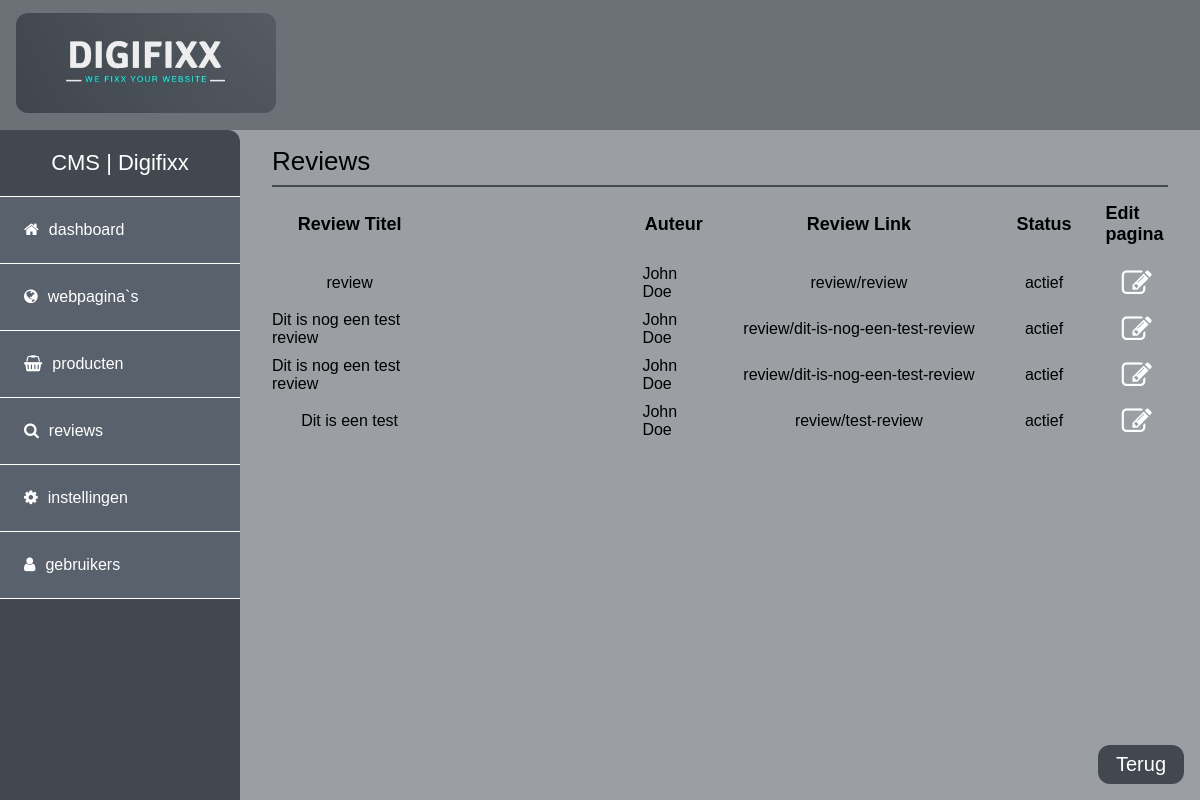
The app's page /cms/maincms.php?page=reviews (signed in) with its own data.
### tables this page shows
CREATE TABLE `digifixxcms_gebruikers` (
  `id` int(11) NOT NULL,
  `username` varchar(20) NOT NULL,
  `niveau` varchar(200) NOT NULL DEFAULT 'gebruiker',
  `email` varchar(50) NOT NULL,
  `password` char(128) NOT NULL,
  `titel` varchar(50) NOT NULL,
  `geslacht` varchar(15) NOT NULL,
  `voorletters` varchar(15) NOT NULL,
  `tussenvoegsel` varchar(20) NOT NULL,
  `achternaam` varchar(50) NOT NULL,
  `adres` varchar(50) NOT NULL,
  `postcode` varchar(7) NOT NULL,
  `plaats` varchar(50) NOT NULL,
  `telefoon` varchar(12) NOT NULL,
  `mobiel` varchar(10) NOT NULL,
  `actief` varchar(5) NOT NULL,
  `datum_invoer` datetime NOT NULL,
  `ipadres` varchar(20) NOT NULL
);

CREATE TABLE `digifixx_reviews` (
  `id` int(11) NOT NULL,
  `titel` varchar(200) NOT NULL,
  `tekst` longtext NOT NULL,
  `auteur` varchar(200) NOT NULL,
  `aantal_sterren` int(11) DEFAULT NULL,
  `paginaurl` varchar(200) NOT NULL,
  `status` varchar(200) NOT NULL DEFAULT 'niet actief'
);

### cms/php/reviews.php (the view)
<?php
$sqlReviews = $mysqli -> prepare("SELECT id, titel, auteur, paginaurl, status FROM digifixx_reviews ORDER BY id DESC") or die ($mysqli->error.__LINE__);
$sqlReviews->execute();
$sqlReviews->store_result();
$sqlReviews->bind_result($idReviews, $titelReviews, $auteurReviews, $urlReviews, $statusReviews);
?>
<section id="reviews">
    <div class="title"><?=ucfirst($_GET['page']);?></div>
    <div class="reviewTitels">
        <div class="pageTITLE">Review Titel</div>
        <div class="pageCAT">Auteur</div>
        <div class="pageURL">Review Link</div>
        <div class="pageSTATUS">Status</div>
        <div class="pageEDIT">Edit pagina</div>
    </div>
    <div id="reviews-wrapper">
        <?php
            while($sqlReviews->fetch()){
                ?>
                <div class="review">
                    <div class="pageTITLE"><?=$titelReviews;?></div>
                    <div class="pageCAT"><?=$auteurReviews;?></div>
                    <div class="pageURL"><?=$urlReviews;?></div>
                    <div class="pageSTATUS"><?=$statusReviews;?></div>
                    <div class="pageEDIT"><a href="?page=review_bewerken&id=<?=$idReviews;?>"><i class="fa fa-edit"></i></a></div>
                </div>
        <?php } ?>
    </div>
</section>

### cms/php/hoofdmenu.php (shortened to what this page needs)
<?php
$pageIsset = isset($_GET['page']);
$pageIsNotset = !isset($_GET['page']);
?>
<ul id="hoofdmenu">
    <span id="title">CMS | <?php echo ucfirst($rowUser['username']); ?></span>
        <li><a <?php if ($pageIsNotset or $pageIsset == "dashboard") { echo "class=\"active\""; } ?> href="?page=dashboard"><i class="fa fa-home"></i><span class="menu-item">dashboard</span></a></li>
    <?php if ($rowUser['niveau'] != "gebruiker") {  ?>
        <li><a <?php if ($pageIsset == "webpaginas") { echo "class=\"active\""; } ?> href="?page=webpaginas"><i class="fa fa-globe"></i><span class="menu-item">webpagina`s</span></a></li>
        <li><a <?php if ($pageIsset== "producten") { echo "class=\"active\""; } ?> href="?page=producten"><i class="fa fa-shopping-basket"></i><span class="menu-item">producten</span></a></li>
        <li><a <?php if ($pageIsset== "reviews") { echo "class=\"active\""; } ?> href="?page=reviews"><i class="fa fa-search"></i><span class="menu-item">reviews</span></a></li>
    <?php } ?>
    <?php if ($rowUser['niveau'] == "admin" || $rowUser['niveau'] == "medewerker") {  ?>
        <li><a <?php if ($pageIsset== "instellingen") { echo "class=\"active\""; } ?> href="?page=instellingen"><i class="fa fa-cog"></i><span class="menu-item">instellingen</span></a></li>
        <li><a <?php if ($pageIsset== "gebruikers") { echo "class=\"active\""; } ?> href="?page=gebruikers"><i class="fa fa-user"></i><span class="menu-item">gebruikers</span></a></li>
    <?php } ?>
</ul>

### cms/css/cmsStyle.css (style rules this page uses)
body { margin: 0 auto; scroll-behavior: smooth; font-family: "Rosario", sans-serif; }
main aside #hoofdmenu { list-style: none; padding: 0; margin: 0; }
main aside #hoofdmenu #title { display: flex; justify-content: center; align-items: center; padding: 1.25rem; font-size: 22px; color: #fff; }
main aside #hoofdmenu li { background-color: #58616c; border-top: solid 1px #fff; width: 100%; overflow: hidden; }
main aside #hoofdmenu li:last-of-type { border-bottom: solid 1px #fff; }
main aside #hoofdmenu li a { position: relative; color: #fff; text-decoration: none; display: inline-flex; gap: 10px; font-size: 16px; width: 100%; padding: 1.5rem; transition: all 0.3s; }
main article section#reviews #reviews-wrapper { display: flex; flex-direction: column; gap: 10px; height: 425px; overflow-y: scroll; }
main article section#reviews #reviews-wrapper .review { display: grid; grid-template-columns: repeat(10, minmax(0, 1fr)); grid-gap: 30px; align-items: center; justify-items: center; }
main article section#reviews #reviews-wrapper .review .pageTITLE { grid-column: span 2/span 2; }
main article section#reviews #reviews-wrapper .review .pageCAT { grid-column-start: 5; }
main article section#reviews #reviews-wrapper .review .pageURL { grid-column: span 3/span 3; }
main article section#reviews #reviews-wrapper .review .pageEDIT i { font-size: 30px; color: #fff; }
main article section#reviews .reviewTitels { display: grid; grid-template-columns: repeat(10, minmax(0, 1fr)); grid-gap: 30px; align-items: center; justify-items: center; padding-bottom: 20px; }
main article section#reviews .reviewTitels > div { font-size: 18px; font-weight: 600; }
main article section#reviews .reviewTitels .pageTITLE { grid-column: span 2/span 2; }
main article section#reviews .reviewTitels .pageCAT { grid-column-start: 5; }
main article section#reviews .reviewTitels .pageURL { grid-column: span 3/span 3; }
main article section .title { font-size: 26px; font-weight: 500; padding-bottom: 0.5rem; margin-bottom: 1rem; border-bottom: 2px solid #414850; }

### cms/maincms.php (style rules this page uses)
body { background: #41485085; }

### records on screen
digifixxcms_gebruikers: username "Digifixx"
digifixx_reviews: titel "review", auteur "John Doe", paginaurl "review/review", status "actief"
digifixx_reviews: titel "Dit is nog een test review", auteur "John Doe", paginaurl "review/dit-is-nog-een-test-review", status "actief"
digifixx_reviews: titel "Dit is nog een test review", auteur "John Doe", paginaurl "review/dit-is-nog-een-test-review", status "actief"
digifixx_reviews: titel "Dit is een test", auteur "John Doe", paginaurl "review/test-review", status "actief"

### other values on screen
$_GET['page'] "Reviews"
